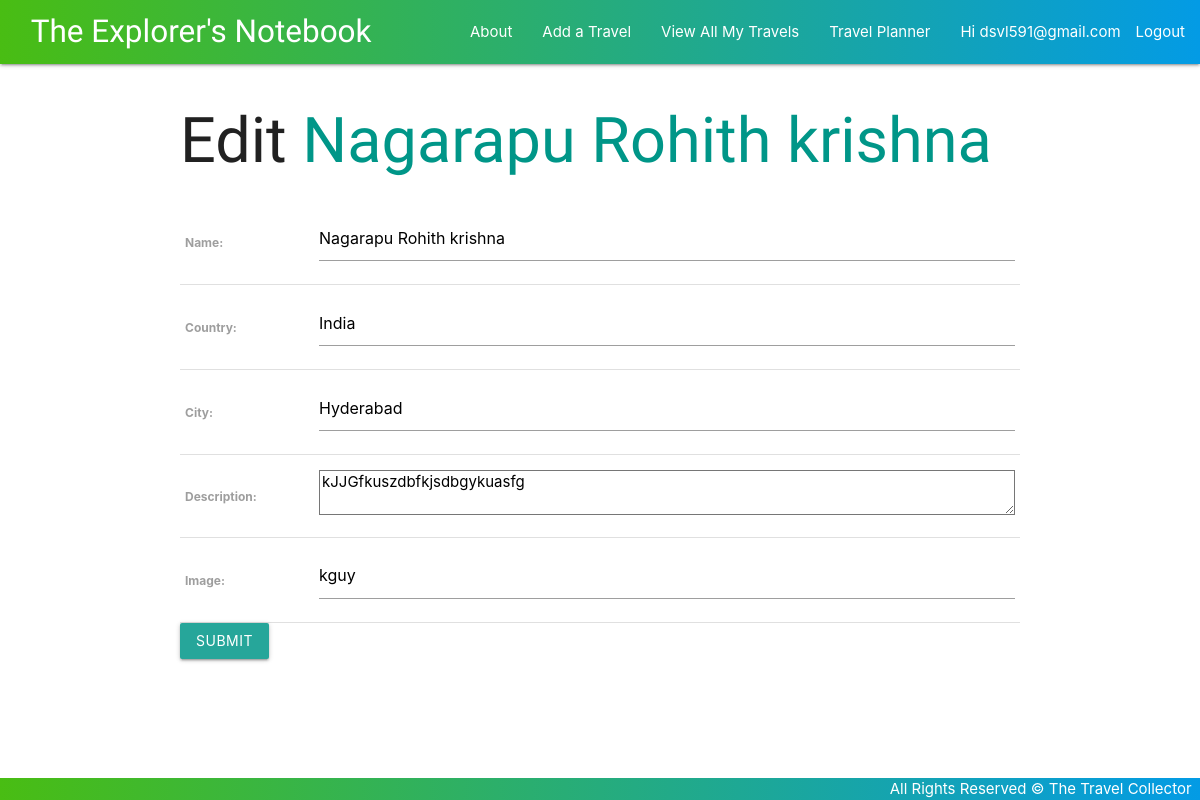
/travels/1/update/ (signed in), run on the app's committed database.
### main_app/models.py (models this page shows, shortened)
class Travel(models.Model):
    name = models.CharField(max_length=100)
    country = models.CharField(max_length=100)
    city = models.CharField(max_length=100)
    description = models.TextField(max_length=250)
    image = models.CharField(default=None, blank=True, null=True, max_length=2000)
    checklists = models.ManyToManyField(Checklist)
    user = models.ForeignKey(User, on_delete=models.CASCADE)

### main_app/views.py (the view)
# urls.py: path('travels/<int:pk>/update/', views.TravelUpdate.as_view(), name='travels_update'),
class TravelUpdate(LoginRequiredMixin, UpdateView):
    model = Travel
    fields = ['name', 'country', 'city', 'description', 'image']

### main_app/templates/main_app/travel_form.html (shortened to what this page needs)
{% extends 'base.html' %}
{% block content %}
{% if object %}
    <h1>Edit <span class="teal-text">{{object.name}}</span></h1>
{% else %}
    <h1>Add a Travel</h1>
{% endif %}
    <form action="" method="post">
        <table class="">
            {{ form.as_table }}
        </table>
        <input type="submit" value="submit" class="btn">
    </form>
{% endblock %}

### main_app/templates/base.html (shortened to what this page needs)
{% load static %}
<!DOCTYPE html>
<html lang="en">
<head>
    <link rel="stylesheet" href="https://cdnjs.cloudflare.com/ajax/libs/materialize/1.0.0/css/materialize.min.css">
    <link rel="stylesheet" href="{% static '/css/style.css' %}">
</head>
<body>
    <header>
    <div class="navbar-fixed">
        <nav>
            <div class="nav-wrapper">
                <a href="{% url 'home' %}" class="left brand-logo"> &nbsp; &nbsp; The Explorer's Notebook</a>
                <ul class="right hide-on-med-and-down">
                    <li><a href="{% url 'about' %}"> About </a></li>
                    {% if user.is_authenticated %}
                    <li><a href="{% url 'travels_create' %}"> Add a Travel </a></li>
                    <li><a href="{% url 'index' %}"> View All My Travels </a></li>
                    <li><a class="dropdown-trigger" href="#!" data-target="dropdown1">Travel Planner</a></li>
                    <li>Hi {{ user.username }}</li>
                    <li><a href="{% url 'logout' %}"> Logout </a> </li>
                    {% else %}
                    <li><a href="{% url 'signup' %}">Signup</a></li>
                    <li><a href="{% url 'login' %}">Login</a></li>
                    {% endif %}
                </ul>
            </div>
        </nav>
    </div>
    </header>
    <main class="container">
        {% block content %}
        {% endblock %}
    </main>
    <footer class="page-footer custom-footer">
        <div class="right">
            All Rights Reserved &copy; The Travel Collector &nbsp;
        </div>
    </footer>
</body>
</html>

### main_app/static/css/style.css (style rules this page uses)
body { display: flex; min-height: 100vh; flex-direction: column; }
h1, .brand-logo { font-family: 'Style Script', cursive; }
nav .nav-wrapper { background: linear-gradient(90deg, #49bd13 0%, #039be5 100%); }
main { flex: 1 0 auto; }
footer.page-footer { padding-top: 0; text-align: right; background: linear-gradient(90deg, #49bd13 0%, #039be5 100%); }
a { color: #26a69a; }

### data on the page
Travel: name "Nagarapu Rohith krishna", country "India", city "Hyderabad", description "kJJGfkuszdbfkjsdbgykuasfg", image "kguy"

### other printed values
{{ user.username }} "dsvl591@gmail.com"
